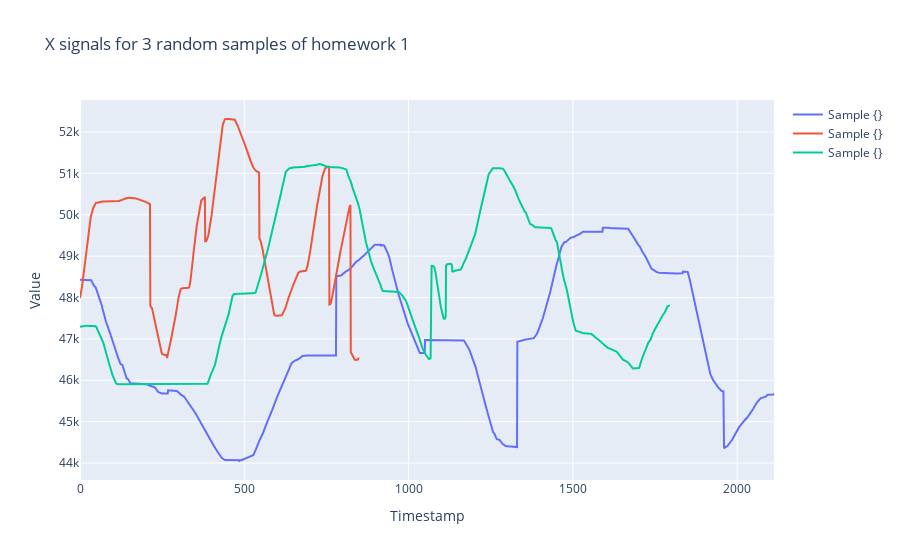

Notebook code for this chart:
### Code cell
plot_random_signals('x', 'X signals for 3 random samples of homework 1', homework=1, samples=3)

### Figure 1 — Plotly figure (JSON) as saved in the notebook; plotly's stock layout.template omitted (floating-point values rounded to 4 significant figures; data arrays with more than 128 entries replaced by an {"elided": "..."} marker saying what was removed)
{"data": [{"mode": "lines", "name": "Sample {}", "type": "scatter", "x": {"elided": "2113 int values"}, "y": {"elided": "2113 int values"}}, {"mode": "lines", "name": "Sample {}", "type": "scatter", "x": {"elided": "849 int values"}, "y": {"elided": "849 int values"}}, {"mode": "lines", "name": "Sample {}", "type": "scatter", "x": {"elided": "1796 int values"}, "y": {"elided": "1796 int values"}}], "layout": {"hovermode": "closest", "title": {"text": "X signals for 3 random samples of homework 1"}, "xaxis": {"title": {"text": "Timestamp"}}, "yaxis": {"title": {"text": "Value"}}}}
